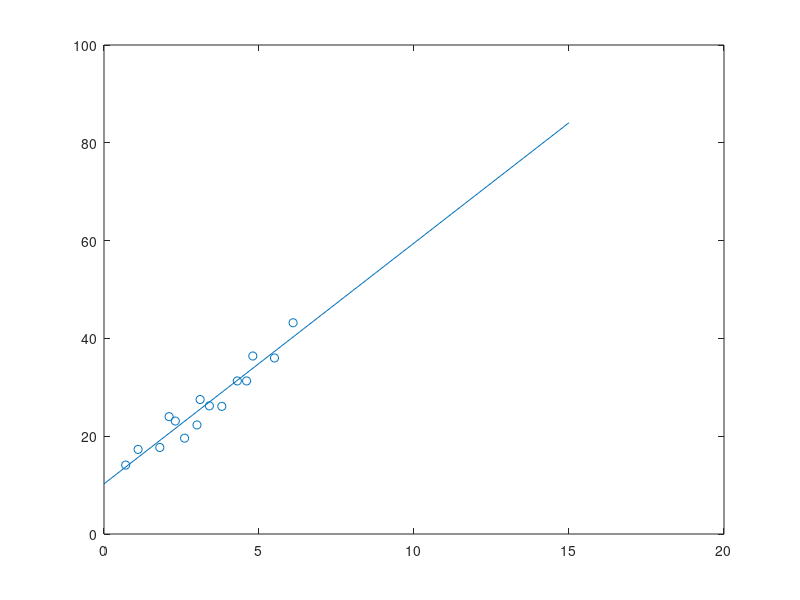

Source code (MATLAB):
% Course: ESE 588, Spring 2021
% Date Created: 2/27/21
% Date Modified: 2/27/21
% Lab 1 - Parameter Estimation for the SLR Model
% SLR - Simple Linear Regression
% Author: Albert Thomas
% Description: Perform SLR with the Fire Damage Data Set and estimate 
% parameters. 
% Parameters: Beta 1 hat, Beta 2 hat, y hat, residuals, variance of Beta 1 
% hat, variance of Beta 2 hat, estimation of noise variance (omega squared)

% set up FireDamage Data---------------------------------------
elements = 15;
FireDamage = zeros(elements,2);
FireDamage(1,:) = [3.4, 26.2];
FireDamage(2,:) = [1.8, 17.7];
FireDamage(3,:) = [4.6, 31.3];
FireDamage(4,:) = [2.3, 23.1];
FireDamage(5,:) = [3.1, 27.5];
FireDamage(6,:) = [5.5, 36.0];
FireDamage(7,:) = [.7, 14.1];
FireDamage(8,:) = [3.0, 22.3];
FireDamage(9,:) = [2.6, 19.6];
FireDamage(10,:) = [4.3, 31.3];
FireDamage(11,:) = [2.1, 24.0];
FireDamage(12,:) = [1.1, 17.3];
FireDamage(13,:) = [6.1, 43.2];
FireDamage(14,:) = [4.8, 36.4];
FireDamage(15,:) = [3.8, 26.1];
% Data has been set up--------------------------------------------
% Calculate xbar and ybar-----------------------------------------
xbar = 0;
ybar = 0;
for i = 1 : elements
    xbar = xbar + FireDamage(i, 1);
    ybar = ybar + FireDamage(i,2);
end
xbar = xbar/elements;
ybar = ybar/elements;
% Calculate xbar and ybar Complete---------------------------------
% Calculate Sxy and Sxx -------------------------------------------
Sxx = 0;
Sxy = 0;
for i = 1:elements
    Sxx = Sxx + (FireDamage(i,1)*FireDamage(i,1));
    Sxy = Sxy + (FireDamage(i,1)*FireDamage(i,2));
end
Sxx = Sxx - ((elements)*(xbar*xbar));%Final Sxx value
Sxy = Sxy - ((elements)*(xbar*ybar));%Final Sxy value

% Calculate Sxy and Sxx Complete ----------------------------------
% Calculate Beta1Hat and Beta0Hat ---------------------------------
Beta1Hat = Sxy/Sxx;
% Beta 0 hat = (y bar) - (Beta 1 hat) (x bar)
Beta0Hat = ybar - (Beta1Hat*(xbar));
% Calculate Beta1Hat and Beta0Hat Complete ------------------------

% Calculate residuals ---------------------------------------------
e = zeros(1,elements);
yhat = zeros(1,elements);
for i = 1:elements
    yhat(i) = Beta0Hat + (Beta1Hat*FireDamage(i,1)); %estimate of y at a given x value
    e(i) = FireDamage(i,2) - yhat(i);
end
% Calculate residuals Complete ------------------------------------

% Plot Scatterplot & Line of Best Fit on Same Graph ---------------
figure(1)
xplot = 0:elements;
yplot = Beta0Hat + (Beta1Hat*xplot);
plot(xplot, yplot);
hold on
scatter(FireDamage(:,1), FireDamage(:,2));
% Sum of Squared Errors (SSE) Calculation
SSE = 0;
for i = 1:elements
    SSE = SSE + (e(i) * e(i));
end

NoiseVariance = SSE/(elements-2);
VarianceB1H = (NoiseVariance*NoiseVariance)/(Sxx);
VarianceB0H = (NoiseVariance*NoiseVariance)*((1/elements)+(xbar/Sxx));



